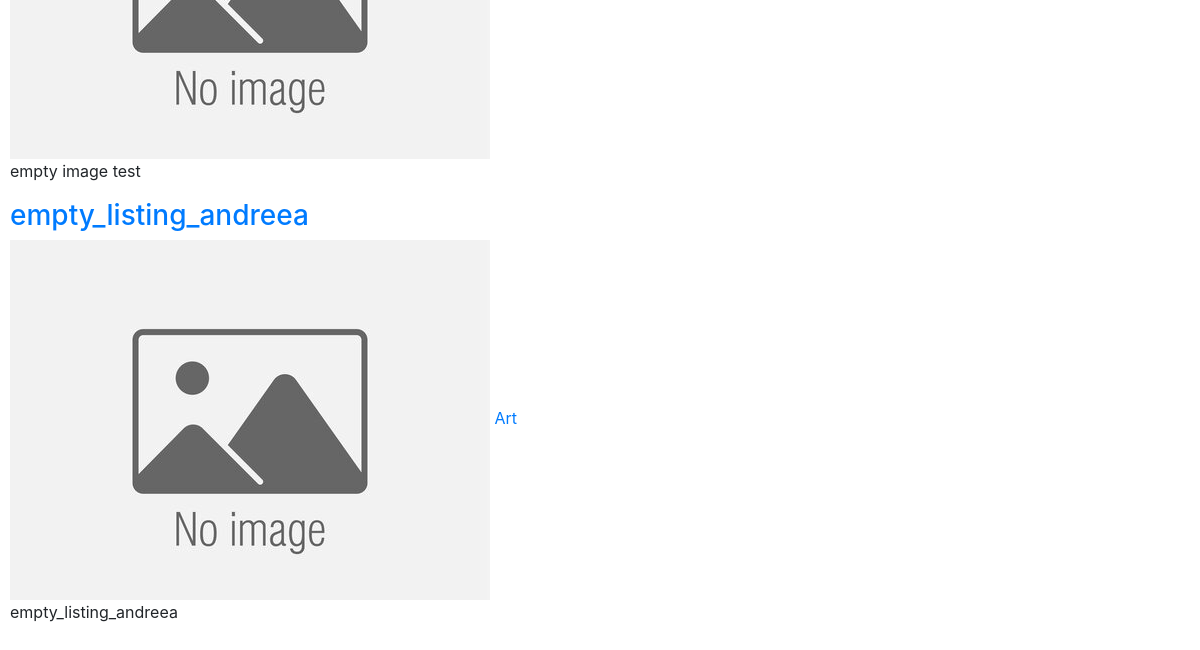
/ (lower part), run on an earlier commit of the app's database.
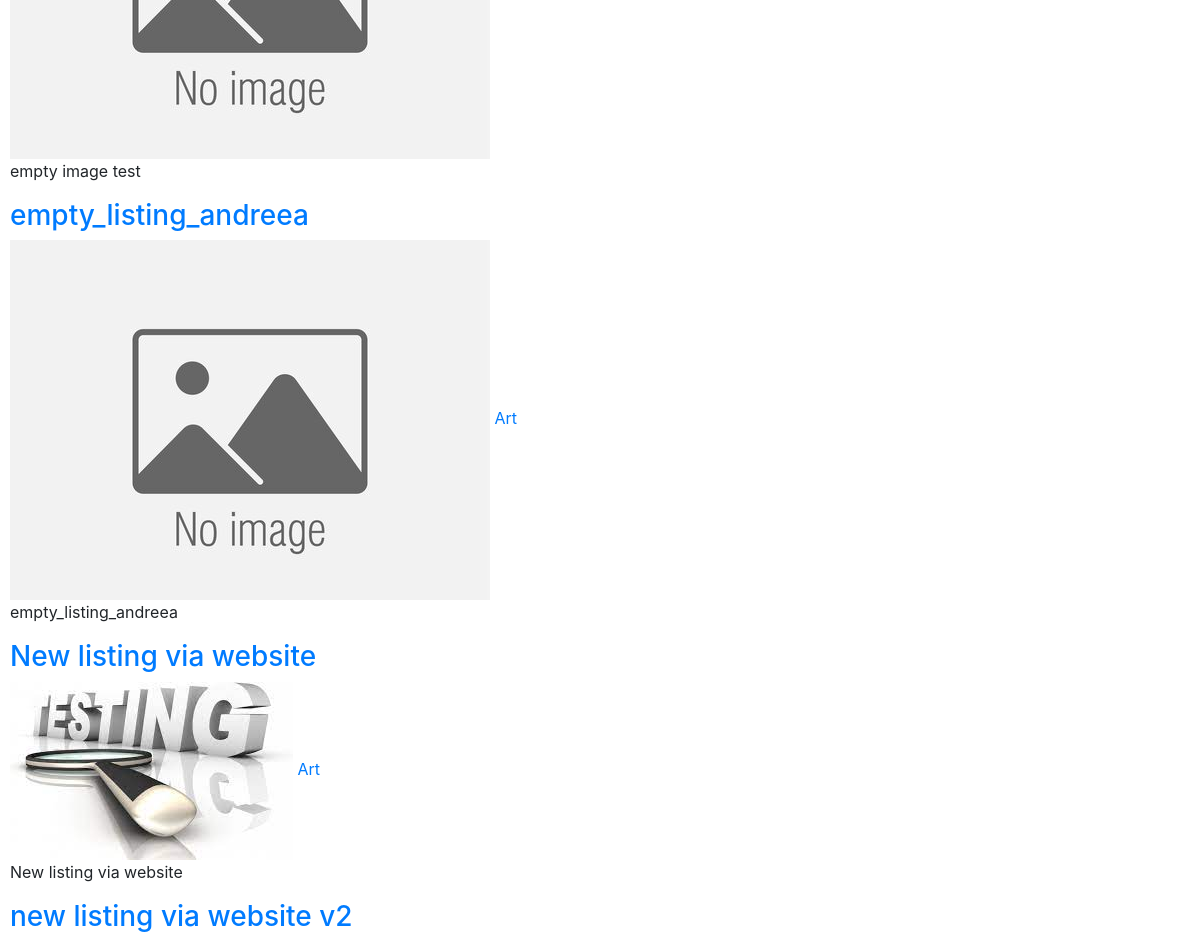
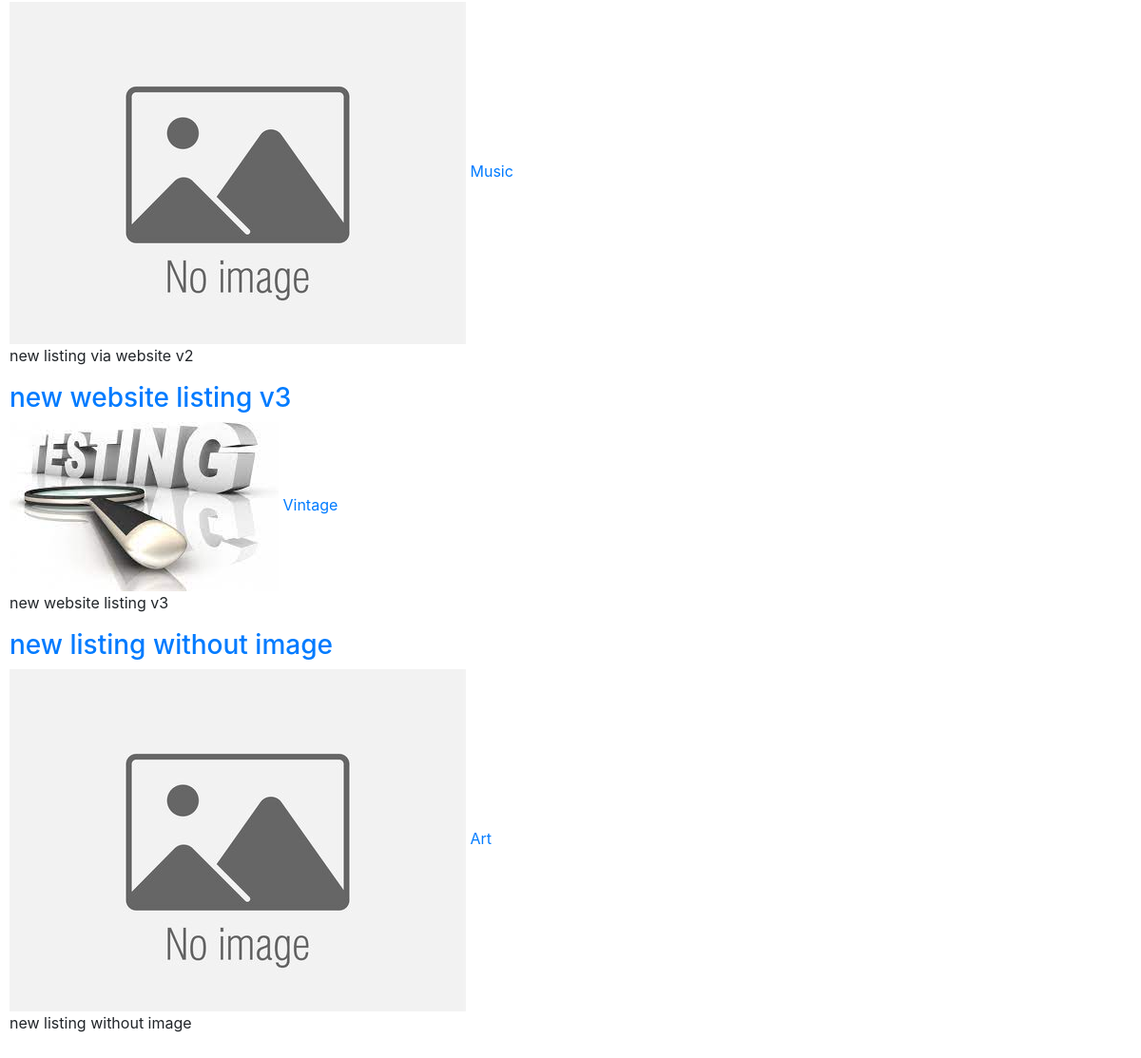
And on a later commit of the database (2 pictures, top to bottom).
### auctions/models.py (models this page shows, shortened)
class Listing(models.Model):
    user = models.ForeignKey(User, on_delete=models.CASCADE, null=False, blank=False)
    title = models.CharField(max_length=64)
    description = models.CharField(max_length=200)
    image = models.FileField(upload_to=image_path, blank=True)
    starting = models.DecimalField(max_digits=3, decimal_places=0,validators=[MinValueValidator(limit_value=1)], default=1)
    category = models.ForeignKey(Category, on_delete=models.CASCADE, null=True, related_name='category')
    active = models.BooleanField(default=True)
    winner = models.OneToOneField(User, on_delete=models.PROTECT, null=True, blank=True, related_name="winner")
    def image_url(self):
        return self.image.url if self.image else os.path.join(settings.MEDIA_URL, 'default.jpg')

class Category(models.Model):
    name = models.CharField(max_length=50)
    def __str__(self):
        return self.name
    class Meta:
        ordering = ['name']

### auctions/views.py (the view)
# urls.py: path("", views.index, name="index"),
def index(request):
    listings = Listing.objects.all().filter(active=True)
    return render(request, "auctions/index.html", {
        "listings" : listings,
    })

### auctions/templatetags/show_categories.py (called while the page is built)
@register.inclusion_tag("auctions/category_list.html")
def show_categories(categories):
    categories = Category.objects.all()
    return {"categories": categories}

### auctions/templates/auctions/index.html (shortened to what this page needs)
{% extends "auctions/layout.html" %}
{% load static %}
{% block body %}
    {% for listing in listings %}
    <a href="{% url 'listing' listing.id %}"><h3>{{listing.title}}</h3></a>
    <img src="{{listing.image_url}}" alt="{{ listing.title}}">
    <a href="{% url 'category' listing.category%}">{{listing.category}}</a>
    <p>{{listing.description}}</p>
    {% empty %}
        <p>No active listings.</p>
    {% endfor %}
{% endblock %}

### auctions/templates/auctions/layout.html (shortened to what this page needs)
{% load static %}
{% load show_categories %}
<!DOCTYPE html>
<html lang="en">
    <head>
        <link rel="stylesheet" href="https://stackpath.bootstrapcdn.com/bootstrap/4.4.1/css/bootstrap.min.css">
        <link href="{% static 'auctions/styles.css' %}" rel="stylesheet">
    </head>
    <body>
        {% block body %}
        {% endblock %}
    </body>
</html>

### auctions/static/auctions/styles.css (style rules this page uses)
body { padding: 10px; }

What changed in the data, as far as the page shows it:
added Listing: title "New listing via website", image_url (picture), category "Art", description "New listing via website"
added Listing: title "new listing via website v2", category "Music", description "new listing via website v2"
added Listing: title "new website listing v3", image_url (picture), category "Vintage", description "new website listing v3"
added Listing: title "new listing without image", category "Art", description "new listing without image"
